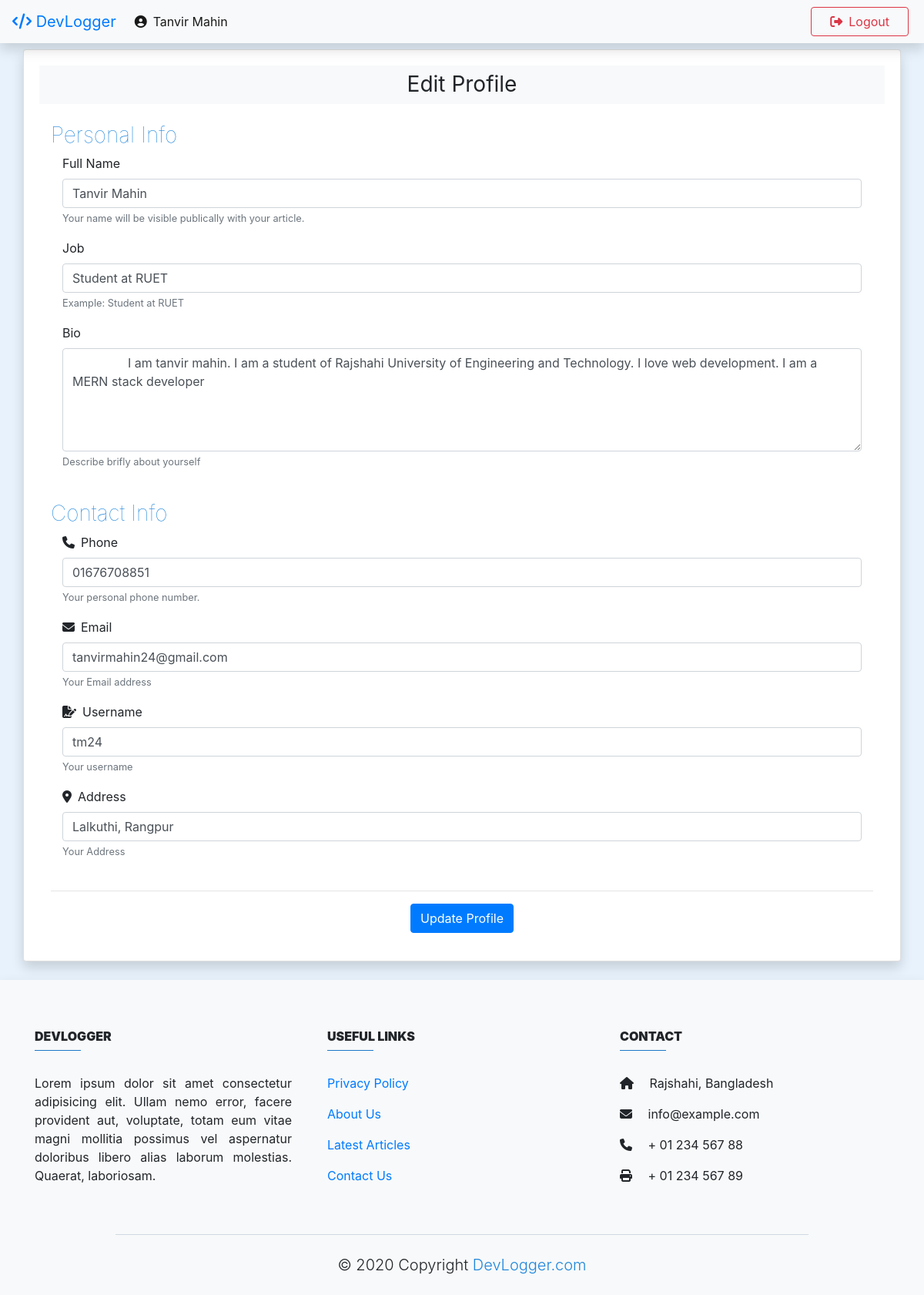
Screenshot of /editProfile.php (signed in) with the database file from the repository.
### tables this page shows
CREATE TABLE `users` (
  `id` int(11) NOT NULL,
  `name` varchar(40) NOT NULL,
  `username` tinytext NOT NULL,
  `email` tinytext NOT NULL,
  `phone` tinytext,
  `password` tinytext NOT NULL,
  `address` tinytext,
  `job` text,
  `image` tinytext,
  `bio` text,
  `created_at` timestamp NOT NULL DEFAULT CURRENT_TIMESTAMP
);

### editProfile.php (the view, shortened to what this page needs)
<?php
    include 'includes/header.inc.php';
    require 'includes/db.inc.php';
    $sql = "SELECT * FROM users WHERE id =". $_SESSION['userId'].";";
    $result = mysqli_query($conn, $sql);
    if (mysqli_num_rows($result) > 0) {
        $data = mysqli_fetch_assoc($result);
    }
?>
<div class="container-fluid bgLightBlue mt-5 pb-md-4 pt-3 pb-0">
<div class="d-block">
      <section class="container bg-white card card-body shadow shadow-sm">
        <p class="font-weight-lighter text-center bg-light py-2 mb-4 h3">
          <strong>Edit Profile</strong>
        </p>
        <form class="container" action="includes/editProfile.inc.php" method="POST">
          <fieldset class="fieldset">
            <h3 class="font-weight-lighter textBlue">Personal Info</h3>
            <div class="form-group">
              <label class="col-md-12 col-sm-3 col-xs-12 control-label"
                >Full Name</label
              >
              <div class="col-md-12 col-sm-9 col-xs-12">
                <input type="text" required class="form-control" name="name" value="<?php echo $data['name']?>" name="name"/>
                <small class="text-secondary"
                  >Your name will be visible publically with your article.
                </small>
              </div>
            </div>
            <div class="form-group">
              <label class="col-md-12 col-sm-3 col-xs-12 control-label"
                >Job</label
              >
              <div class="col-md-12 col-sm-9 col-xs-12">
                <input type="text" name="job" class="form-control" value="<?php echo $data['job']?>" />
                <small class="text-secondary"
                  >Example: Student at RUET
                </small>
              </div>
            </div>
            <div class="form-group">
              <label class="col-md-12 col-sm-3 col-xs-12 control-label"
                >Bio</label
              >
              <div class="col-md-12 col-sm-9 col-xs-12">
                <textarea
                  name="bio"
                  cols="30"
                  rows="5"
                  class="form-control"
                >
                <?php echo $data['bio']?>
                </textarea>
                <small class="text-secondary"
                  >Describe brifly about yourself</small
                >
              </div>
            </div>
          </fieldset>
          <fieldset class="fieldset pt-4 pb-2">
            <h3 class="font-weight-lighter textBlue">Contact Info</h3>
            <div class="form-group">
              <label class="col-md-12 col-sm-3 col-xs-12 control-label"
                ><i class="fas fa-phone pr-2"></i>Phone</label
              >
              <div class="col-md-12 col-sm-9 col-xs-12">
                <input type="text" name="phone" class="form-control" value="<?php echo $data['phone']?>" />
                <small class="text-secondary">Your personal phone number.</small>
              </div>
            </div>
            <div class="form-group">
              <label class="col-md-12 col-sm-3 col-xs-12 control-label"
                ><i class="fas fa-envelope pr-2"></i>Email</label
              >
              <div class="col-md-12 col-sm-9 col-xs-12">
                <input type="email" required name="email" class="form-control" value="<?php echo $data['email']?>" />
                <small class="text-secondary">Your Email address</small>
              </div>
            </div>
            <div class="form-group">
              <label class="col-md-12 col-sm-3 col-xs-12 control-label"
                ><i class="fas fa-file-signature pr-2"></i>Username</label
              >
              <div class="col-md-12 col-sm-9 col-xs-12">
                <input type="text" required name="username" class="form-control" value="<?php echo $data['username']?>" />
                <small class="text-secondary">Your username</small>
              </div>
            </div>
            <div class="form-group">
              <label class="col-md-12 col-sm-3 col-xs-12 control-label"
                ><i class="fas fa-map-marker-alt pr-2"></i>Address</label
              >
              <div class="col-md-12 col-sm-9 col-xs-12">
                <input type="text" name="address" class="form-control" value="<?php echo $data['address']?>" />
                <small class="text-secondary">Your Address</small>
              </div>
            </div>
          </fieldset>
          <hr />
          <div class="form-group">
            <div
              class="text-center"
            >
              <input
                class="btn btn-primary"
                type="submit"
                value="Update Profile"
                name="editProfile-submit"
              />
            </div>
          </div>
        </form>
      </section>
    </div>
</div>
<?php
 include 'includes/footer.inc.php'
 ?>

### css/style.css (style rules this page uses)
:root { --colorLightBlue: #e7f2fc; --colorBlue: #1f86dc; --colorBlue50: rgb(107, 187, 252); --colorWhite: #fff; --colorBlack70: rgb(4, 32, 54); --colorLightRed: rgba(170, 169, 173, 0.253); }
* { padding: 0; margin: 0; box-sizing: border-box; }
.bgLightBlue { background: var(--colorLightBlue); }
.textBlue { color: var(--colorBlue) !important; }

### rows the page displays
users: name "Tanvir Mahin", job "Student at RUET", bio "I am tanvir mahin. I am a student of Rajshahi University of Engineering and Technology. I love web development. I am a MERN stack developer", phone "01676708851", email "tanvirmahin24@gmail.com", username "tm24", address "Lalkuthi, Rangpur"

### other values shown
$_SESSION['name'] "Tanvir Mahin"
